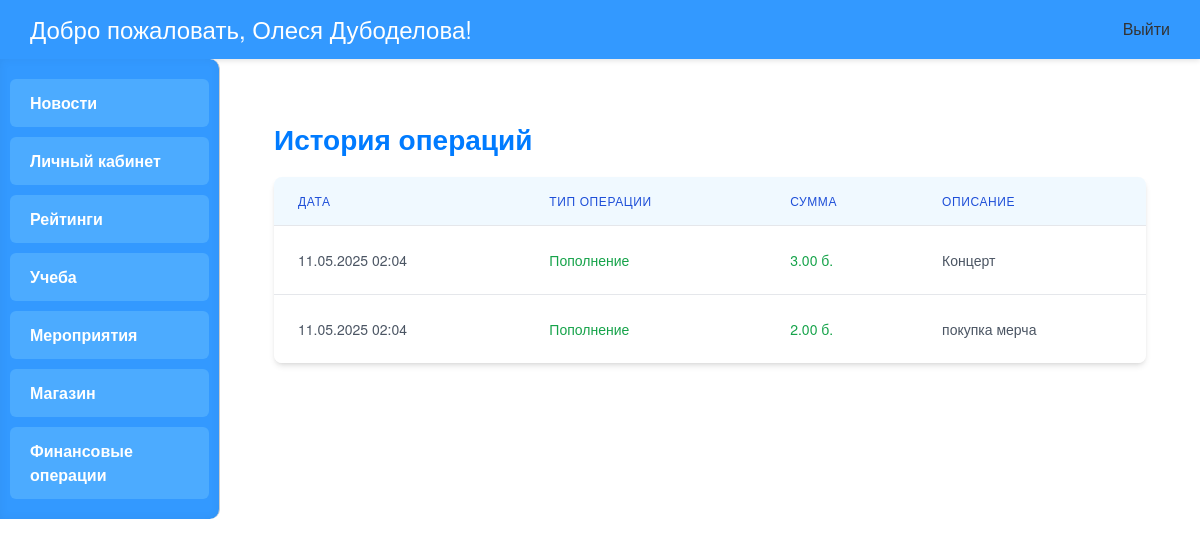
The page /operations/ (signed in) on the database its author committed.
### main/models.py (models this page shows, shortened)
class MoneyOperations(models.Model):
    transaction_id = models.AutoField(primary_key=True)
    user = models.ForeignKey(User, on_delete=models.CASCADE, related_name='money_operations', verbose_name='Пользователь')
    type = models.CharField(max_length=50, verbose_name='Тип операции')
    quantity = models.DecimalField(max_digits=10, decimal_places=2, verbose_name='Сумма')
    for_what = models.CharField(max_length=100, verbose_name='За что')
    transaction_date = models.DateTimeField(auto_now_add=True)

### main/views.py (the view)
# urls.py: path('operations/', views.operations, name='operations'),
@login_required
def operations(request):
    operations = MoneyOperations.objects.filter(
        user=request.user
    ).order_by('-transaction_date')
    context = {
        'operations': operations
    }
    return render(request, 'main/operations.html', context)

### main/templates/main/operations.html (shortened to what this page needs)
{% extends "main/base.html" %}
{% block content %}
<div class="container mx-auto px-4 py-8">
    <h2 class="text-3xl font-bold text-blue-800 mb-6">История операций</h2>
    <div class="bg-white rounded-lg shadow-md overflow-hidden">
        <table class="min-w-full divide-y divide-gray-200">
            <thead class="bg-blue-50">
                <tr>
                    <th class="px-6 py-3 text-left text-xs font-medium text-blue-700 uppercase tracking-wider">Дата</th>
                    <th class="px-6 py-3 text-left text-xs font-medium text-blue-700 uppercase tracking-wider">Тип операции</th>
                    <th class="px-6 py-3 text-left text-xs font-medium text-blue-700 uppercase tracking-wider">Сумма</th>
                    <th class="px-6 py-3 text-left text-xs font-medium text-blue-700 uppercase tracking-wider">Описание</th>
                </tr>
            </thead>
            <tbody class="bg-white divide-y divide-gray-200">
                {% for operation in operations %}
                <tr class="hover:bg-blue-50 transition-colors duration-150">
                    <td class="px-6 py-4 whitespace-nowrap text-sm text-gray-600">
                        {{ operation.transaction_date|date:"d.m.Y H:i" }}
                    </td>
                    <td class="px-6 py-4 whitespace-nowrap text-sm font-medium
                        {% if operation.type == 'withdrawal' or operation.quantity < 0 %}text-red-600{% else %}text-green-600{% endif %}">
                        {% if operation.type == 'withdrawal' or operation.quantity < 0 %}Списание{% else %}Пополнение{% endif %}
                    </td>
                    <td class="px-6 py-4 whitespace-nowrap text-sm
                        {% if operation.type == 'withdrawal' or operation.quantity < 0 %}text-red-600{% else %}text-green-600{% endif %}">
                        {{ operation.quantity }} б.
                    </td>
                    <td class="px-6 py-4 text-sm text-gray-600">
                        {{ operation.for_what }}
                    </td>
                </tr>
                {% empty %}
                <tr>
                    <td colspan="4" class="px-6 py-4 text-center text-sm text-gray-500">
                        Нет операций
                    </td>
                </tr>
                {% endfor %}
            </tbody>
        </table>
    </div>
</div>
{% endblock %}

### main/templates/main/base.html (shortened to what this page needs)
<!DOCTYPE html>
<html lang="ru">
<head>
    <script src="https://cdn.tailwindcss.com"></script>
  <link href="https://cdn.jsdelivr.net/npm/bootstrap@5.3.3/dist/css/bootstrap.min.css" rel="stylesheet">
</head>
<body>
  <div class="header">
    {% if user.is_authenticated %}
      <h1>Добро пожаловать, {{ user.get_full_name|default:user.username }}!</h1>
      <form method="post" action="{% url 'logout' %}">
        <button type="submit" onclick="return confirm('Вы уверены, что хотите выйти?')">Выйти</button>
      </form>
    {% else %}
      <h1>Добро пожаловать!</h1>
      <a href="{% url 'login' %}" class="exit-link">Войти</a>
    {% endif %}
  </div>
  <div class="page-wrapper d-flex">
    <div class="sidebar">
      {% if user.profile.role == 'AD' %}
        <div class="menu-item"><a href="{% url 'news' %}">Новости</a></div>
        <div class="menu-item"><a href="{% url 'home' %}">Личный кабинет</a></div>
        <div class="menu-item"><a href="{% url 'dashboard' %}">Рейтинги</a></div>
        <div class="menu-item"><a href="{% url 'study' %}">Учеба</a></div>
        <div class="menu-item"><a href="{% url 'subjects' %}">Предметы</a></div>
        <div class="menu-item"><a href="{% url 'events' %}">Мероприятия</a></div>
        <div class="menu-item"><a href="{% url 'registrations' %}">Регистрации</a></div>
        <div class="menu-item"><a href="{% url 'shop' %}">Магазин</a></div>
        <div class="menu-item"><a href="{% url 'orders' %}">Заказы</a></div>
        <div class="menu-item"><a href="{% url 'operations' %}">Финансовые операции</a></div>
      {% elif user.profile.role == 'ST' %}
        <div class="menu-item"><a href="{% url 'news' %}">Новости</a></div>
        <div class="menu-item"><a href="{% url 'home' %}">Личный кабинет</a></div>
        <div class="menu-item"><a href="{% url 'dashboard' %}">Рейтинги</a></div>
        <div class="menu-item"><a href="{% url 'study' %}">Учеба</a></div>
        <div class="menu-item"><a href="{% url 'events' %}">Мероприятия</a></div>
        <div class="menu-item"><a href="{% url 'shop' %}">Магазин</a></div>
        <div class="menu-item"><a href="{% url 'operations' %}">Финансовые операции</a></div>
      {% elif user.profile.role == 'MA' %}
        <div class="menu-item"><a href="{% url 'news' %}">Новости</a></div>
        <div class="menu-item"><a href="{% url 'home' %}">Личный кабинет</a></div>
        <div class="menu-item"><a href="{% url 'events' %}">Мероприятия</a></div>
        <div class="menu-item"><a href="{% url 'registrations' %}">Регистрации</a></div>
      {% elif user.profile.role == 'PR' %}
        <div class="menu-item"><a href="{% url 'news' %}">Новости</a></div>
        <div class="menu-item"><a href="{% url 'home' %}">Личный кабинет</a></div>
        <div class="menu-item"><a href="{% url 'shop' %}">Магазин</a></div>
        <div class="menu-item"><a href="{% url 'orders' %}">Заказы</a></div>
      {% endif %}
    </div>
    <div class="main">
      {% block content %}{% endblock %}
    </div>
  </div>
</body>
</html>

### main/templates/main/base.html (style rules this page uses)
body { margin: 0; font-family: 'Helvetica Neue', Arial, sans-serif; background-color: #fff; color: #333; }
.header { background-color: #3399ff; padding: 15px 30px; display: flex; justify-content: space-between; align-items: center; box-shadow: 0 2px 5px rgba(0,0,0,0.1); }
.header h1 { margin: 0; font-size: 24px; color: #fff; }
.page-wrapper { display: flex; min-height: 100vh; }
.sidebar { width: 220px; background-color: #3399ff; border-right: 1px solid #ccc; padding: 20px 10px; display: flex; flex-direction: column; gap: 10px; border-radius: 0 10px 10px 0; box-shadow: inset 0 0 10px rgba(0,0,0,0.05); overflow-y: auto; height: 100%; }
.menu-item { padding: 12px 20px; background-color: #4cabff; color: #fff; text-decoration: none; border-radius: 6px; font-weight: 600; cursor: pointer; transition: background-color 0.3s, transform 0.2s; }
.menu-item a { color: #fff !important; text-decoration: none; display: block; width: 100%; height: 100%; }
.main { flex-grow: 1; padding: 30px; }
.main h2 { margin-top: 0; font-size: 28px; color: #007bff; margin-bottom: 20px; }

### rows shown on the page
MoneyOperations: transaction_date "11.05.2025 02:04", type "Пополнение", quantity "3.00", for_what "Концерт"
MoneyOperations: transaction_date "11.05.2025 02:04", type "Пополнение", quantity "2.00", for_what "покупка мерча"

### other values the page prints
{{ user.get_full_name|default:user.username }} "Олеся Дубоделова"
